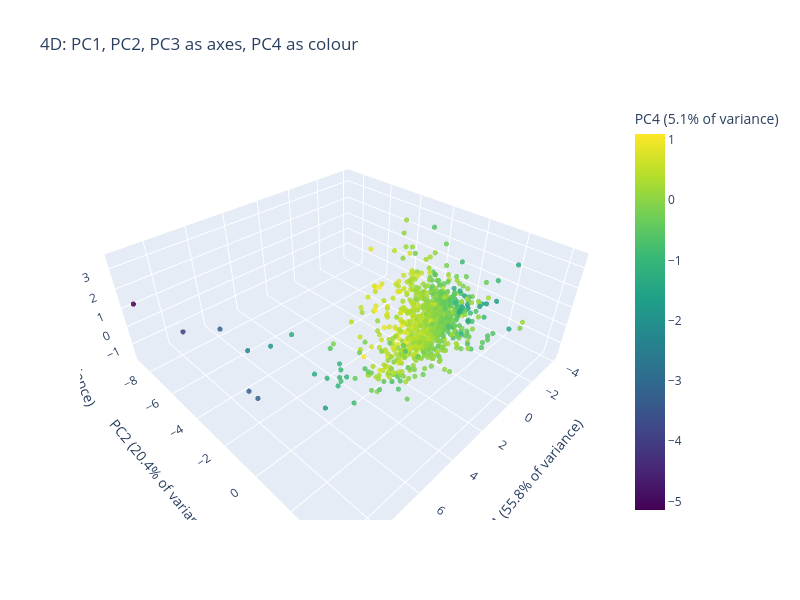

Notebook cell for this chart:
### Markdown cell above
* Three axes, and the cloud has a shape: long along PC1 (55.84 percent of the variance), shorter along PC2 and PC3 (20.41 and 17.17). Together the three axes show 93.41 percent of what the six columns do. The matplotlib view is the still picture; the plotly figure turns with the mouse in VS Code and in Colab, and a saved file on GitHub shows only the still.

Q. Add the fourth component as colour.

### Code cell
still_3d(scores_six["PC1"], scores_six["PC2"], scores_six["PC3"], color=scores_six["PC4"], color_label=pc_label(4),
         title="4D: PC1, PC2, PC3 as axes, PC4 as colour (still view)")
plt.show()

fig = px.scatter_3d(scores_six, x="PC1", y="PC2", z="PC3", color="PC4", color_continuous_scale="Viridis",
                    labels={f"PC{n}": pc_label(n) for n in range(1, 5)},
                    title="4D: PC1, PC2, PC3 as axes, PC4 as colour", width=800, height=600)
fig.update_traces(marker={"size": 3, "opacity": 0.85})
fig.show()

### Figure 1 — Plotly figure (JSON) as saved in the notebook; plotly's stock layout.template omitted (floating-point values rounded to 4 significant figures; data arrays with more than 128 entries replaced by an {"elided": "..."} marker saying what was removed)
{"data": [{"hovertemplate": "PC1 (55.8% of variance)=%{x}<br>PC2 (20.4% of variance)=%{y}<br>PC3 (17.2% of variance)=%{z}<br>PC4 (5.1% of variance)=%{marker.color}<extra></extra>", "legendgroup": "", "marker": {"color": {"elided": "821 float values"}, "coloraxis": "coloraxis", "opacity": 0.85, "size": 3, "symbol": "circle"}, "mode": "markers", "name": "", "scene": "scene", "showlegend": false, "type": "scatter3d", "x": {"elided": "821 float values"}, "y": {"elided": "821 float values"}, "z": {"elided": "821 float values"}}], "layout": {"coloraxis": {"autocolorscale": false, "colorbar": {"title": {"text": "PC4 (5.1% of variance)"}}, "colorscale": [[0.0, "#440154"], [0.1111, "#482878"], [0.2222, "#3e4989"], [0.3333, "#31688e"], [0.4444, "#26828e"], [0.5556, "#1f9e89"], [0.6667, "#35b779"], [0.7778, "#6ece58"], [0.8889, "#b5de2b"], [1.0, "#fde725"]]}, "height": 600, "legend": {"tracegroupgap": 0}, "scene": {"domain": {"x": [0.0, 1.0], "y": [0.0, 1.0]}, "xaxis": {"title": {"text": "PC1 (55.8% of variance)"}}, "yaxis": {"title": {"text": "PC2 (20.4% of variance)"}}, "zaxis": {"title": {"text": "PC3 (17.2% of variance)"}}}, "title": {"text": "4D: PC1, PC2, PC3 as axes, PC4 as colour"}, "width": 800}}
